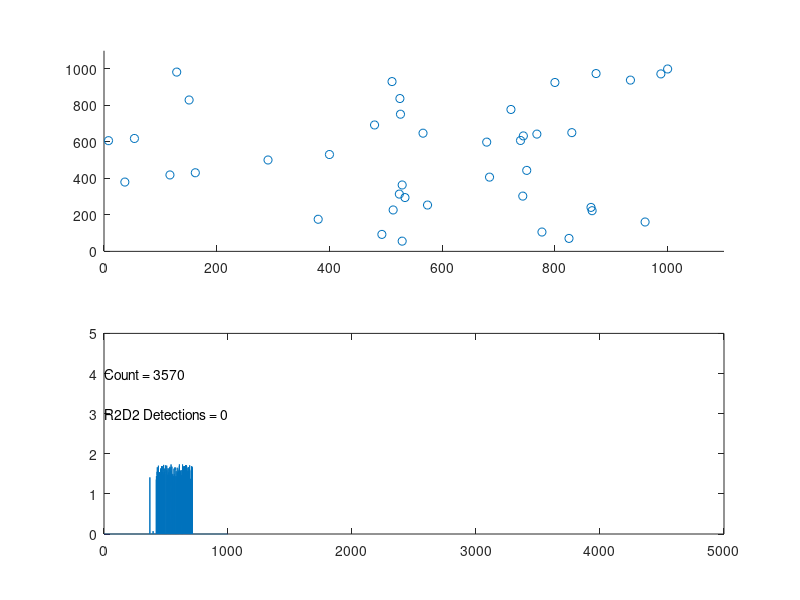

This chart was generated by the following MATLAB code:
%%%%%%%%%%%%%%%%%%%%%%%%%%%%%%%%%%%%%%%%%%%%%%%%%%%%%%%%%%%%%%%%%%%%%%%%%%%%%%%%
% Andrew Payne
% 14 April 2019
%
% r2d2_sim.m - A simulator to show platoon moving through battlespace with
% algorithms programmed to dodge R2D2 units.
%
%
% Basic Instructions:
%   Run in Octave.  Opens up a split GUI figure with battlespace on top and
%   platoon detection time values along the bottom.  Platoon automatically starts 
%   from (1,1), and goes until it finishes at (1000,1000).
%   In the bottom of the GUI window are the count and the R2D2 Detections count.
%   The Count is simply the main loop counter.  The R2D2 Detections count is the
%   number of times the R2D2 (enemy) units spot the platoon.
% It is required to have config.txt present in the same directory.
%
% input arguments:
%   - GRID_SIZE, <#> (default 1000)
%   - NUM_R2D2, <#>  (Try 5 - 50)
%   - RD2D_RANGE, <#> (default 5)
%   - MAX_RANGE, <#>  (Try 50, soldier sensor distance of r2d2 detection)
%
% Example Calls:
%   r2d2_sim
%   r2d2_sim('GRID_SIZE', 500, 'NUM_R2D2', 20)
%   r2d2_sim('MAX_RANGE', 50, 'GRID_SIZE', 1000)
%   r2d2_sim('GRID_SIZE', 1000, 'NUM_R2D2', 40, 'R2D2_RANGE', 6, 'MAX_RANGE', 20)
%
%%%%%%%%%%%%%%%%%%%%%%%%%%%%%%%%%%%%%%%%%%%%%%%%%%%%%%%%%%%%%%%%%%%%%%%%%%%%%%%%

function ret_val = r2d2_sim(varargin)
  GRID_SIZE = 1000;
  NUM_R2D2 = 40;
  R2D2_RANGE = 10;
  MAX_RANGE = 40;

  % Parsing input arguments.
  for i = 1:2:length(varargin)
    switch upper(varargin{i})
      case 'GRID_SIZE'
        GRID_SIZE = varargin{i+1};
      case 'NUM_R2D2'
        NUM_R2D2 = varargin{i+1};
      case 'R2D2_RANGE'
        R2D2_RANGE = varargin{i+1};
      case 'MAX_RANGE'
        MAX_RANGE = varargin{i+1};
      otherwise
        msgbox(['Command ', varargin{i}, ' is not recognized. Exiting.']);
        ret_val = -1;
        return
    end
  end
  
  % Maneuvering step counts:
  DIRECTIVE_FORWARD_STEPS = GRID_SIZE/50;   % Seems to work the best.
  DIRECTIVE_RETRACE_STEPS = GRID_SIZE/50;
  
  config_file_contents = [];
  
  Read_Config_File;
  
  ret_val = 0;
  
  grid = zeros(GRID_SIZE);

  % Generate R2D2.
  r2d2.num = NUM_R2D2;
  % Positions (columns wrap top-to-bottom).
  r2d2.raw_positions = fix(rand(1,NUM_R2D2)*GRID_SIZE^2);
  % Set ordered pair positions via R2d2_Positions:
  r2d2.num_detections = 0;
  R2d2_Positions;

  % Place R2D2s into grid.
  grid(r2d2.raw_positions) = 1;

  % Place platoon at the starting mark.
  platoon.position = [1,1];
  platoon.directive = {'N/A', 0;
                       'N/A', 0;};
  platoon.last_move = [0 0 0 0]; % n s e w.
  platoon.move_count = 0;
  platoon.detections = zeros(DIRECTIVE_FORWARD_STEPS, 1);
  platoon.maneuver = 0;
  
  sensor.num_hits = 0;
  sensor.heatmap = zeros(2);  % Give a fresh 2x2 sensor relative heatmap grid.
  sensor.old_heatmap = zeros(2);
  sensor.change = zeros(2);
  splot=[];
  
  Setup_Plot;
  
  done = 0;

  % Main time-step loop.
  while (done == 0)
    % Turn on sensor. Collect Data about R2D2.
    % Gets a 2x2 grid of NW, SW, NE, SE data correlating to severity of sensor data.
    Platoon_Sense;

    % Decides how to proceed to the finish line based on sensor heatmap.
    Platoon_Decide;

    % R2d2 detection:
    R2d2_Detection;
    
    % Updates the plot for this simulation.
    Update_Plot;

    % Loop ending when finish line reached.
    done = (platoon.position(1) > GRID_SIZE-1 && platoon.position(2) > GRID_SIZE-1);
    
    %disp([platoon.directive{1}, ' ', num2str(platoon.directive{2})]);
    
    %disp([num2str(platoon.move_count), ' ', num2str(platoon.position)]);
  end
  
    disp([num2str(platoon.position(1)), ' ', num2str(platoon.position(2))]);
 
%%%%%%%%%%%%%%%%%%%%%%%%%%%%%%%%%%%%%%%%%%%%%%%%%%%%%%%%%%%%%%%%%%%%%%%%%%%%%%%%
% FUNCTION:
% Read_Config_File - A function to read the config.txt file into a 
%                    cell array called config_file_contents.
%
%
%%%%%%%%%%%%%%%%%%%%%%%%%%%%%%%%%%%%%%%%%%%%%%%%%%%%%%%%%%%%%%%%%%%%%%%%%%%%%%%%
  function read_success = Read_Config_File
    read_success = 0;
    i = 1;
    fileID = fopen('config.txt');
    while ~feof(fileID)
      f_line = strtrim(fgetl(fileID));
      if length(f_line)
        % needs to have a : to denote key:value pair, or drop it.
        if strfind(f_line,':')  
          % Remove comments.
          k = min(strfind(f_line, '//'));  % min: find the first occurance.
          if k == 1
            % don't include, the whole line contains a comment.
          elseif k > 1
            % Partially-commented. Key-value pair.
            config_file_contents{i} = strsplit(f_line(1:k-1),':');
            i = i + 1;
          else  % include whole line. Key-value pair.
            config_file_contents{i} = strsplit(f_line,':');
            i = i + 1;
          end
        end
      end
    end
    fclose(fileID);
    
  end

%%%%%%%%%%%%%%%%%%%%%%%%%%%%%%%%%%%%%%%%%%%%%%%%%%%%%%%%%%%%%%%%%%%%%%%%%%%%%%%%
% FUNCTION:
% Get_Value -  A function to read the configuration from config.txt file, get to
%              the key specified, and return the cell array value(s) to the
%              right of the '<key>:' label in config.txt. Returns a cell array
%              of value(s).
%
%
%%%%%%%%%%%%%%%%%%%%%%%%%%%%%%%%%%%%%%%%%%%%%%%%%%%%%%%%%%%%%%%%%%%%%%%%%%%%%%%% 
  function value = Get_Value(key)
    % Search for key
    if length(config_file_contents)
      for i=1:length(config_file_contents)
        if strfind(config_file_contents{i}{1}, key)
          % found the key, now take the values and break loop.
          value = strtrim(strsplit(config_file_contents{i}{2},','));  % split up by ',' delimeter.
          % Deletes white-space.
          break;
        end
      end
    else  
      msgbox('Unsucessful read of config.txt');
      return
    end
  end
  
 
%%%%%%%%%%%%%%%%%%%%%%%%%%%%%%%%%%%%%%%%%%%%%%%%%%%%%%%%%%%%%%%%%%%%%%%%%%%%%%%%
% FUNCTION:
% Setup_Plot - A function to create a figure window and display the battlespace 
%              scatter plot and heatmap spikes.
%
%
%
%%%%%%%%%%%%%%%%%%%%%%%%%%%%%%%%%%%%%%%%%%%%%%%%%%%%%%%%%%%%%%%%%%%%%%%%%%%%%%%%
  function Setup_Plot
    for (i = 1:NUM_R2D2)
      splot.xdata(i) = r2d2.positions{i}(1);
      splot.ydata(i) = r2d2.positions{i}(2);
    end
    % Add the platoon position:
    splot.xdata(NUM_R2D2+1) = platoon.position(1);
    splot.ydata(NUM_R2D2+1) = platoon.position(2);
    
    f=figure('units', 'normalized', 'position', [.2 .2 .6 .6]);
    subplot(2,1,1);
    
    % Start the graph
    splot.graph = scatter(splot.xdata, splot.ydata);
    
    axis([0 GRID_SIZE*1.1 0 GRID_SIZE*1.1]);

    subplot(2,1,2);
    
    splot.xheat = linspace(1,1000,GRID_SIZE*5);
    splot.yheat = zeros(1,GRID_SIZE*5);
    splot.heatmap_plot = plot(splot.xheat, splot.yheat);
    splot.move_counter = text(1,4,'Count = 0');
    splot.r2d2_detections = text(1,3,'R2D2 Detections = 0');
    axis([0 GRID_SIZE*5 0 5]);
    
  end
 
%%%%%%%%%%%%%%%%%%%%%%%%%%%%%%%%%%%%%%%%%%%%%%%%%%%%%%%%%%%%%%%%%%%%%%%%%%%%%%%%
% FUNCTION:
% Update_Plot - A function to edit the platoon position, the counter text, the
%               heatmap indicator, and the R2D2 detection count.
%
%
%%%%%%%%%%%%%%%%%%%%%%%%%%%%%%%%%%%%%%%%%%%%%%%%%%%%%%%%%%%%%%%%%%%%%%%%%%%%%%%% 
  function Update_Plot
    xdata_tmp = get(splot.graph, 'xdata');
    ydata_tmp = get(splot.graph, 'ydata');
    
    xdata_tmp(NUM_R2D2+1) = platoon.position(1);
    ydata_tmp(NUM_R2D2+1) = platoon.position(2);
    
    set(splot.graph, 'xdata', xdata_tmp);
    set(splot.graph, 'ydata', ydata_tmp);
    
    yheat_tmp = get(splot.heatmap_plot,'ydata');
    yheat_tmp(platoon.move_count) = sum(sensor.heatmap(:));
    
    set(splot.heatmap_plot, 'ydata', yheat_tmp);
    set(splot.move_counter, 'string', ['Count = ',num2str(platoon.move_count)]);
    set(splot.r2d2_detections, 'string', ['R2D2 Detections = ',num2str(r2d2.num_detections)]);
    
    drawnow
     
  end

%%%%%%%%%%%%%%%%%%%%%%%%%%%%%%%%%%%%%%%%%%%%%%%%%%%%%%%%%%%%%%%%%%%%%%%%%%%%%%%%
% FUNCTION:
% R2d2_Positions - A function to install the R2D2s on the battlespace as deemed
%                  by r2d2.raw_positions array.
%
%
%%%%%%%%%%%%%%%%%%%%%%%%%%%%%%%%%%%%%%%%%%%%%%%%%%%%%%%%%%%%%%%%%%%%%%%%%%%%%%%% 
  function R2d2_Positions
    for i=1:NUM_R2D2
      % X position
      x_pos = ceil(r2d2.raw_positions(i)/GRID_SIZE);
      %x_pos = 50*i + 20;
      
      % Y position
      y_pos = mod(r2d2.raw_positions(i), GRID_SIZE);
      %y_pos = 50*i - 5;
      if (y_pos==0)
        y_pos = GRID_SIZE;
      end 
      
      % Set ordered pair variable.
      r2d2.positions{i} = [x_pos, y_pos]; 

    end
  end

%%%%%%%%%%%%%%%%%%%%%%%%%%%%%%%%%%%%%%%%%%%%%%%%%%%%%%%%%%%%%%%%%%%%%%%%%%%%%%%%
% FUNCTION:
% R2d2_Detection - A function to check if R2D2 detected a platoon in accordance
%                  with the R2D2_RANGE variable.  It will increment the count
%                  within the R2D2 structure if it does spot a platoon.
%
%
%%%%%%%%%%%%%%%%%%%%%%%%%%%%%%%%%%%%%%%%%%%%%%%%%%%%%%%%%%%%%%%%%%%%%%%%%%%%%%%%   
  function R2d2_Detection
     % Go through list of r2d2s, calculating Manhatten Distance.
    for i = 1:NUM_R2D2
      raw_offsets{i} = r2d2.positions{i} - platoon.position;
      raw_man_dist{i} = sum(abs(raw_offsets{i}));
    end
    
    % Reorder from closest to furthest, based on Manhatten Distance:
    [man_dist, sort_order] = sort(cell2mat(raw_man_dist));
    man_dist = num2cell(man_dist);
    offsets = raw_offsets(sort_order); 
    
    R2d2_Measure;
    
    function R2d2_Measure
      r2d2.range = R2D2_RANGE;
      
      % Go through list of r2d2s.
      for r2d2_ctr = 1:NUM_R2D2
        % Manhatten Distance comparison with sensor.range.
        if (man_dist{r2d2_ctr} <= r2d2.range)
          % Add to list of hit(s)
          r2d2.num_detections = r2d2.num_detections + 1;
        else
          break; % Keeps getting further away, break.
        end
      end  
    end
  end
 
%%%%%%%%%%%%%%%%%%%%%%%%%%%%%%%%%%%%%%%%%%%%%%%%%%%%%%%%%%%%%%%%%%%%%%%%%%%%%%%%
% FUNCTION:
% Platoon_Decide - A function to process the beginning through the end of the
%                  platoon's movements. It is very high level. It starts with
%                  deciding whether it's the first step, if it is, just head
%                  north. If there's a number >0 of directives in the queue, then
%                  it calls Platoon_Manuever. Else it checks the sensor's heatmap
%                  and calls a new directive if it is registering an R2D2.
%                  Otherwise, a routine movement northeast is all that it calls.
%
%
%%%%%%%%%%%%%%%%%%%%%%%%%%%%%%%%%%%%%%%%%%%%%%%%%%%%%%%%%%%%%%%%%%%%%%%%%%%%%%%%   
  function Platoon_Decide
    if (platoon.move_count == 0)
      Platoon_Move('North');
      return
    elseif (platoon.directive{2}>0)
      
      % Call the directives.
      Platoon_Manuever

  % Heatmap analysis.
  
  % -------------
  % | NW  | NE  |
  % |     |     |
  % -------------
  % | SW  | SE  |
  % |     |     |
  % -------------
  
  %
    elseif (sensor.num_hits)
      last_move = platoon.directive{1};
      dir_finder = zeros(2);
    
      % Find the direction of the r2d2 being sensed.
      [max_heat,~] = max(sensor.heatmap(:));
      
      [x, y] = find(sensor.heatmap==max_heat);
      
      % Find the direction of the r2d2s that are most increasing.
      %[~,max_chg_dir] = max(sensor.change(:));
      
      dir_finder(x,y) = 1;
      disp(dir_finder)
      %dir_finder(max_chg_dir) = 1;
      
      % Form a string that Get_Value function can read.
      % e.g., turns [0 1;0 0] into '[0 1;0 0'
      dir_finder_str = ['[',num2str(dir_finder(1)),' ',num2str(dir_finder(3)),...
                        ';',num2str(dir_finder(2)),' ',num2str(dir_finder(4)),...
                        ']'];
      
      % Get the directives from the config.txt file.
      directives = Get_Value(dir_finder_str);
      % Assign the directives as deemed from config.txt.
      if (length(directives) == 2)
        platoon.directive(1:2) = {directives{1}, str2double(directives{2})};
      elseif (length(directives) == 4)
        platoon.directive(1:2) = {directives{1}, str2double(directives{2})};
        platoon.directive(3:4) = {directives{3}, str2double(directives{4})};
      end
      
      % Starts the move. The next loop around, this will not run because there
      % will be queued up directives.    
      Platoon_Move(platoon.directive{1});

      % Just a routine move north or east to reach the finish line.
      else
        if platoon.last_move(1)
          Platoon_Move('East');
         % disp('routine move east.');
        % North
        else
          Platoon_Move('North');
         % disp('routine move north.');
        end
      end

%%%%%%%%%%%%%%%%%%%%%%%%%%%%%%%%%%%%%%%%%%%%%%%%%%%%%%%%%%%%%%%%%%%%%%%%%%%%%%%%
% FUNCTION:
% Platoon_Manuever - A function to handle calling Platoon_Move function from the
%                    directives queue, which is a multidimensional cell array
%                    holding the direction to travel and the number of steps to
%                    take on that direction.
%
%
%%%%%%%%%%%%%%%%%%%%%%%%%%%%%%%%%%%%%%%%%%%%%%%%%%%%%%%%%%%%%%%%%%%%%%%%%%%%%%%%      
      % Maneuvering function.
      function Platoon_Manuever
      
        Platoon_Move(platoon.directive{1});
        % Decrement the count.
        platoon.directive{2} = platoon.directive{2} - 1;
        
        % When the first row of directives is exhausted, move second row up.
        if (platoon.directive{2} == 0 && platoon.directive{4}>0)
          platoon.directive{1} = platoon.directive{3};
          platoon.directive{2} = platoon.directive{4};
          platoon.directive{4} = 0;
        end
      
    end
    
%%%%%%%%%%%%%%%%%%%%%%%%%%%%%%%%%%%%%%%%%%%%%%%%%%%%%%%%%%%%%%%%%%%%%%%%%%%%%%%%
% FUNCTION:
% Platoon_Move - A function to move the Platoon in a direction (required input
%                argument string).  It records the last move before exiting the
%                function. It also keeps the platoon in-bounds.
%
%
%%%%%%%%%%%%%%%%%%%%%%%%%%%%%%%%%%%%%%%%%%%%%%%%%%%%%%%%%%%%%%%%%%%%%%%%%%%%%%%%    
      function Platoon_Move(direction)
        direction = upper(direction);
        switch direction
          case 'NORTH'
            if (platoon.position(2) < GRID_SIZE)
              platoon.position(2) = platoon.position(2) + 1;
              platoon.last_move = [1 0 0 0];
              platoon.move_count = platoon.move_count + 1; 
            elseif (platoon.position(1) < GRID_SIZE)
              Platoon_Move('East');
            else
              Platoon_Move('South');
            end
          case 'SOUTH'
            platoon.position(2) = platoon.position(2) - 1;
            platoon.last_move = [0 1 0 0];
            platoon.move_count = platoon.move_count + 1; 
          case 'EAST'
            if (platoon.position(1) < GRID_SIZE)
              platoon.position(1) = platoon.position(1) + 1;
              platoon.last_move = [0 0 1 0];
              platoon.move_count = platoon.move_count + 1; 
            elseif (platoon.position(2) < GRID_SIZE)
              Platoon_Move('North');
            else
              Platoon_Move('South');
            end
          case 'WEST'
            platoon.position(1) = platoon.position(1) - 1;
            platoon.last_move = [0 0 0 1];
            platoon.move_count = platoon.move_count + 1; 
          case 'NORTHEAST'
            if (platoon.last_move == [1 0 0 0])
              Platoon_Move('East');
            else
              Platoon_Move('North');
            end
          case 'NORTHWEST'
            if (platoon.last_move == [1 0 0 0])
              Platoon_Move('West');
            else
              Platoon_Move('North');
            end
          case 'SOUTHEAST'
            if (platoon.last_move == [0 1 0 0])
              Platoon_Move('East');
            else
              Platoon_Move('South');
            end
          case 'SOUTHWEST'
            if (platoon.last_move == [0 1 0 0])
              Platoon_Move('West');
            else
              Platoon_Move('South');
            end
        end  
      end

  end

%%%%%%%%%%%%%%%%%%%%%%%%%%%%%%%%%%%%%%%%%%%%%%%%%%%%%%%%%%%%%%%%%%%%%%%%%%%%%%%%
% FUNCTION:
% Platoon_Sense - A function to use the sensor that the Platoon has to
%                 sense R2D2s.  It calls measure and calculation routines that
%                 convert the sensor data into usable information.
%
%
%%%%%%%%%%%%%%%%%%%%%%%%%%%%%%%%%%%%%%%%%%%%%%%%%%%%%%%%%%%%%%%%%%%%%%%%%%%%%%%%    
  function Platoon_Sense
    % Go through list of r2d2s, calculating Manhatten Distance.
    % This part of the code is from the know-all computer, which knows every
    % r2d2.position.  Later it will be filtered by what the sensor actually sees
    % in Sensor_Measure.
    for i = 1:NUM_R2D2
      raw_offsets{i} = r2d2.positions{i} - platoon.position;
      raw_man_dist{i} = sum(abs(raw_offsets{i}));
    end
    
    % Reorder from closest to furthest, based on Manhatten Distance:
    [man_dist, sort_order] = sort(cell2mat(raw_man_dist));
    man_dist = num2cell(man_dist);
    offsets = raw_offsets(sort_order);
    
    % Run Sensor_Measure to pick up any R2D2(s).
    Sensor_Measure;
    
    % Run Sensor_Calc to calculate severity of measurements and mark the change from last detection.
    Sensor_Calc;

%%%%%%%%%%%%%%%%%%%%%%%%%%%%%%%%%%%%%%%%%%%%%%%%%%%%%%%%%%%%%%%%%%%%%%%%%%%%%%%%
% FUNCTION:
% Sensor_Measure - A function to actually compare the omniscent computer
%                  generated offsets with the Platoon's inferior sensor
%                  (sensor.range is derived from a probability).  It will rack
%                  up the num_hits and catalog the manhatten distances.
%
%
%%%%%%%%%%%%%%%%%%%%%%%%%%%%%%%%%%%%%%%%%%%%%%%%%%%%%%%%%%%%%%%%%%%%%%%%%%%%%%%%    
    function Sensor_Measure
      sensor.capability = .2 + .5*rand; % luck of the draw.
      sensor.range = sensor.capability * MAX_RANGE;
      sensor.old_heatmap = sensor.heatmap;
      sensor.heatmap = zeros(2);  % Give a fresh 2x2 sensor relative heatmap grid.
      sensor.num_hits = 0; % reset.
      
      % Go through list of r2d2s.
      for r2d2_ctr = 1:NUM_R2D2
        % Manhatten Distance comparison with sensor.range.
        if (man_dist{r2d2_ctr} <= sensor.range)
          % Add to list of hit(s)
          sensor.num_hits = sensor.num_hits + 1;
          sensor.hits{r2d2_ctr} = offsets{r2d2_ctr};
          sensor.man_dist{r2d2_ctr} = man_dist{r2d2_ctr};
        else
          break; % Keeps getting further away, break.
        end
      end  
    end
 
%%%%%%%%%%%%%%%%%%%%%%%%%%%%%%%%%%%%%%%%%%%%%%%%%%%%%%%%%%%%%%%%%%%%%%%%%%%%%%%%
% FUNCTION:
% Sensor_Calc - A function to take the data from the Sensor_Measure routine and
%               create the heatmap, the information that the Platoon uses in
%               Platoon_Decide to decide where to maneuver.
%
%
%%%%%%%%%%%%%%%%%%%%%%%%%%%%%%%%%%%%%%%%%%%%%%%%%%%%%%%%%%%%%%%%%%%%%%%%%%%%%%%%    
    function Sensor_Calc
      for hit_ctr = 1:sensor.num_hits
        % Find the N/S/E/W direction via the sign.
        if (sensor.hits{hit_ctr}(1) > 0)
          x_sign = 1;
        else
          x_sign = -1;
        end
        if (sensor.hits{hit_ctr}(2) > 0)
          y_sign = 1;
        else
          y_sign = -1;
        end
        
        norm_vector = sensor.hits{hit_ctr}/norm(abs(sensor.hits{hit_ctr}));
        
        % If X direction is severe:
        if (norm_vector(2) ~= 0)
          if (abs(norm_vector(1)/norm_vector(2)) > 5)
            norm_vector(1) = 1;
            norm_vector(2) = 0;
          end
        end
        if (norm_vector(1) ~= 0)
          if (abs(norm_vector(2)/norm_vector(1)) > 5)
            norm_vector(1) = 0;
            norm_vector(2) = 1;
          end
        end
        
        % Gives the strength of the signals:
        x_gauge = norm_vector(1)*x_sign*(1 - abs(sensor.hits{hit_ctr}(1) / sensor.range));
        y_gauge = norm_vector(2)*y_sign*(1 - abs(sensor.hits{hit_ctr}(2) / sensor.range));
   
        if (x_gauge > 0) % Target is at right.
          sensor.heatmap(1,2) = sensor.heatmap(1,2) + x_gauge;
          sensor.heatmap(2,2) = sensor.heatmap(2,2) + x_gauge;
        elseif (x_gauge < 0) % Target is at left.
          sensor.heatmap(1,1) = sensor.heatmap(1,1) - x_gauge;
          sensor.heatmap(2,1) = sensor.heatmap(2,1) - x_gauge;
        end
        if (y_gauge > 0) % Target is above.
          sensor.heatmap(1,1) = sensor.heatmap(1,1) + y_gauge;
          sensor.heatmap(1,2) = sensor.heatmap(1,2) + y_gauge;
        elseif (y_gauge < 0) % Target is below.
          sensor.heatmap(2,1) = sensor.heatmap(2,1) - y_gauge;
          sensor.heatmap(2,2) = sensor.heatmap(2,2) - y_gauge;
        end
        
      end
      
      % Get the change from last detection:
      sensor.change = sensor.heatmap - sensor.old_heatmap;
      
    end
end

end
